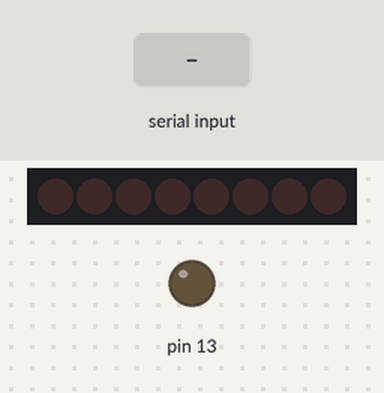
Recording of a sketch running on a simulated Arduino Uno, built with avr-gcc and run on an emulated ATmega328P. On the bench: 8 shift-register outputs drawn as a row of LEDs (first output left, lit = HIGH), output pins drawn as LEDs (lit = HIGH). Wiring (inferred from the names in the program): shift register (74HC595): data pin 10; shift clock pin 11; latch pin 12; MR pin 5. Wiring (inferred from the signals the program sends): row of LEDs: on Q0, Q1, Q2, Q3, Q4, Q5, Q6, Q7. The test bench sets the inputs (shaded band). Pins used as bus, display or sensor lines are not drawn.

Above: at 1.2 s.
1.3 s: "1" received over Serial
At 2.0 s:
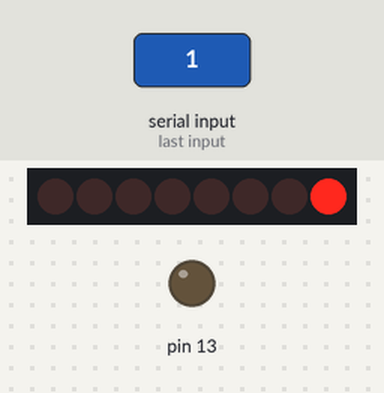
2.8 s: "2" received over Serial
At 3.2 s:
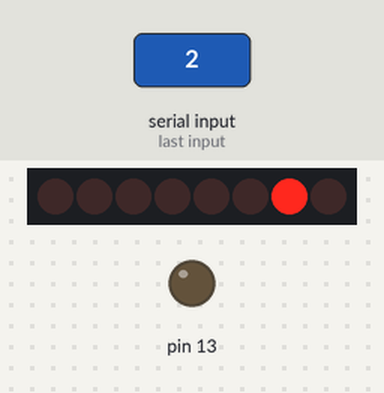
4.3 s: "3" received over Serial
At 5.5 s:
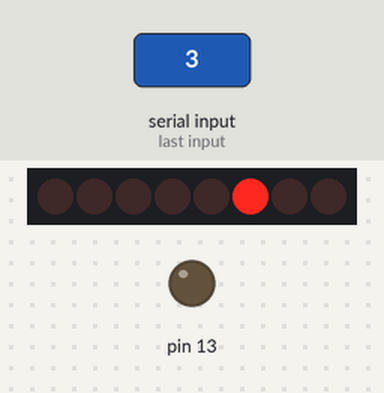
5.8 s: "4" received over Serial
At 6.6 s:
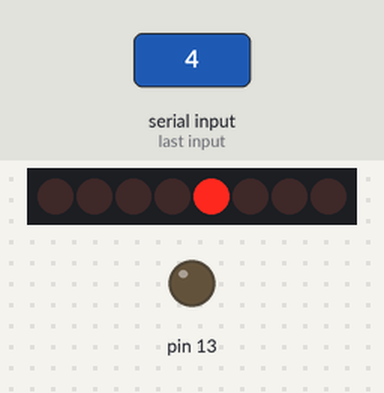
7.3 s: "5" received over Serial
At 7.8 s:
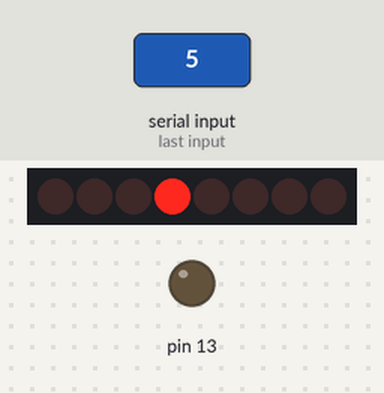
8.8 s: "6" received over Serial
At 10.1 s:
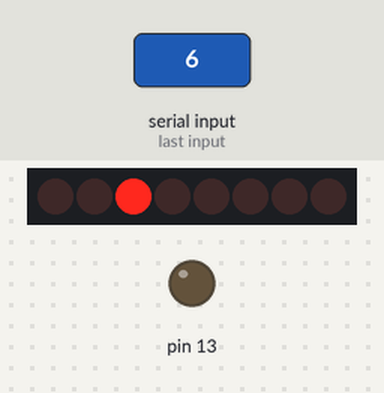
Timing chart, 0 to 11.3 s (numbered marks = the images above; inputs shaded):
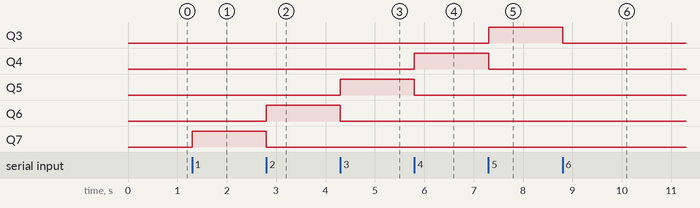

Measured:
- after the input at 1.3 s, Q7: LOW → HIGH at once
- after the input at 2.8 s, Q6: LOW → HIGH at once; Q7: HIGH → LOW at once
- after the input at 4.3 s, Q5: LOW → HIGH at once; Q6: HIGH → LOW at once
- after the input at 5.8 s, Q4: LOW → HIGH at once; Q5: HIGH → LOW at once
- after the input at 7.3 s, Q3: LOW → HIGH at once; Q4: HIGH → LOW at once
- after the input at 8.8 s, Q3: HIGH → LOW at once

The sketch:

595switch.ino
```cpp
int clearPin = 5; //SHR 10
int serialData = 10;// SHR 14
int shiftClock = 11;//SHR 11
int latchClock =12;//SHR 12
char var = '0';
void setup() {
  // put your setup code here, to run once:

   pinMode(shiftClock,OUTPUT);
   pinMode(latchClock,OUTPUT);
   pinMode(serialData,OUTPUT);
   pinMode(clearPin,OUTPUT);

   pinMode(13,OUTPUT);
  digitalWrite(clearPin,LOW); //this clear shift register
  digitalWrite(clearPin,HIGH); // Disable clear pin
  Serial.begin(9600);
}

void loop() {
  // put your main code here, to run repeatedly:

   while(Serial.available() == 0){

    }

     var = Serial.read();

  if(var == '1'){

              digitalWrite(clearPin,LOW);
              digitalWrite(clearPin,HIGH);

            digitalWrite(latchClock,LOW); // No new bits should be transmitted to the output
            shiftOut(serialData, shiftClock,MSBFIRST,128); // shift out the bits
            digitalWrite(latchClock,HIGH); //send the new bit to the output

             digitalWrite(clearPin,LOW);
             digitalWrite(clearPin,HIGH);

  }
  else if(var == '2'){

              digitalWrite(clearPin,LOW);
              digitalWrite(clearPin,HIGH);

            digitalWrite(latchClock,LOW); // No new bits should be transmitted to the output
            shiftOut(serialData, shiftClock,MSBFIRST,64); // shift out the bits
            digitalWrite(latchClock,HIGH); //send the new bit to the output

             digitalWrite(clearPin,LOW);
             digitalWrite(clearPin,HIGH);

             }
     else if(var == '3'){

              digitalWrite(clearPin,LOW);
              digitalWrite(clearPin,HIGH);

            digitalWrite(latchClock,LOW); // No new bits should be transmitted to the output
            shiftOut(serialData, shiftClock,MSBFIRST,32); // shift out the bits
            digitalWrite(latchClock,HIGH); //send the new bit to the output

             digitalWrite(clearPin,LOW);
             digitalWrite(clearPin,HIGH);
    }
     else if(var == '4'){

              digitalWrite(clearPin,LOW);
              digitalWrite(clearPin,HIGH);

            digitalWrite(latchClock,LOW); // No new bits should be transmitted to the output
            shiftOut(serialData, shiftClock,MSBFIRST,16); // shift out the bits
            digitalWrite(latchClock,HIGH); //send the new bit to the output

             digitalWrite(clearPin,LOW);
             digitalWrite(clearPin,HIGH);
    }
     else if(var == '5'){

              digitalWrite(clearPin,LOW);
              digitalWrite(clearPin,HIGH);

            digitalWrite(latchClock,LOW); // No new bits should be transmitted to the output
            shiftOut(serialData, shiftClock,MSBFIRST,8); // shift out the bits
            digitalWrite(latchClock,HIGH); //send the new bit to the output

             digitalWrite(clearPin,LOW);
             digitalWrite(clearPin,HIGH);
    }
     else if(var == '6'){

              digitalWrite(clearPin,LOW);
              digitalWrite(clearPin,HIGH);

            digitalWrite(latchClock,LOW); // No new bits should be transmitted to the output
            shiftOut(serialData, shiftClock,MSBFIRST,4); // shift out the bits
            digitalWrite(latchClock,HIGH); //send the new bit to the output

             digitalWrite(clearPin,LOW);
             digitalWrite(clearPin,HIGH);
    }
     else if(var == '7'){

              digitalWrite(clearPin,LOW);
              digitalWrite(clearPin,HIGH);

            digitalWrite(latchClock,LOW); // No new bits should be transmitted to the output
            shiftOut(serialData, shiftClock,MSBFIRST,2); // shift out the bits
            digitalWrite(latchClock,HIGH); //send the new bit to the output

             digitalWrite(clearPin,LOW);
             digitalWrite(clearPin,HIGH);
    }
     else if(var == '8'){

              digitalWrite(clearPin,LOW);
              digitalWrite(clearPin,HIGH);

            digitalWrite(latchClock,LOW); // No new bits should be transmitted to the output
            shiftOut(serialData, shiftClock,MSBFIRST,1); // shift out the bits
            digitalWrite(latchClock,HIGH); //send the new bit to the output

             digitalWrite(clearPin,LOW);
             digitalWrite(clearPin,HIGH);
    }
       else if(var == '9'){

              digitalWrite(clearPin,LOW);
              digitalWrite(clearPin,HIGH);

            digitalWrite(latchClock,LOW); // No new bits should be transmitted to the output
            shiftOut(serialData, shiftClock,MSBFIRST,170); // shift out the bits
            digitalWrite(latchClock,HIGH); //send the new bit to the output

             digitalWrite(clearPin,LOW);
             digitalWrite(clearPin,HIGH);
    }

           else if(var == '0'){

              digitalWrite(clearPin,LOW);
              digitalWrite(clearPin,HIGH);

            digitalWrite(latchClock,LOW); // No new bits should be transmitted to the output
            shiftOut(serialData, shiftClock,MSBFIRST,0); // shift out the bits
            digitalWrite(latchClock,HIGH); //send the new bit to the output

             digitalWrite(clearPin,LOW);
             digitalWrite(clearPin,HIGH);
    }

  delay(500);

}
```
